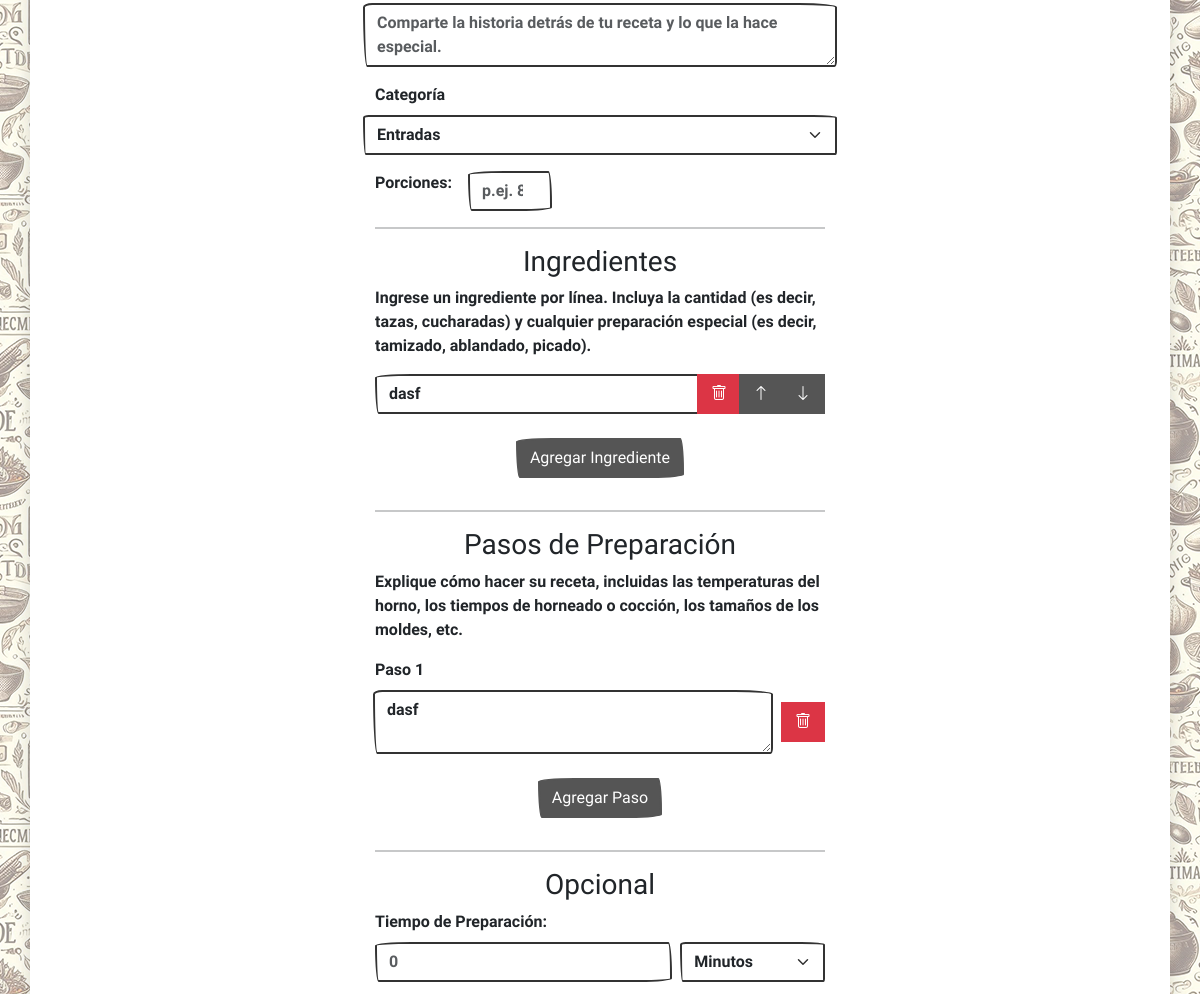
The page /recipe/2 (signed in, middle part) on the database as committed earlier.
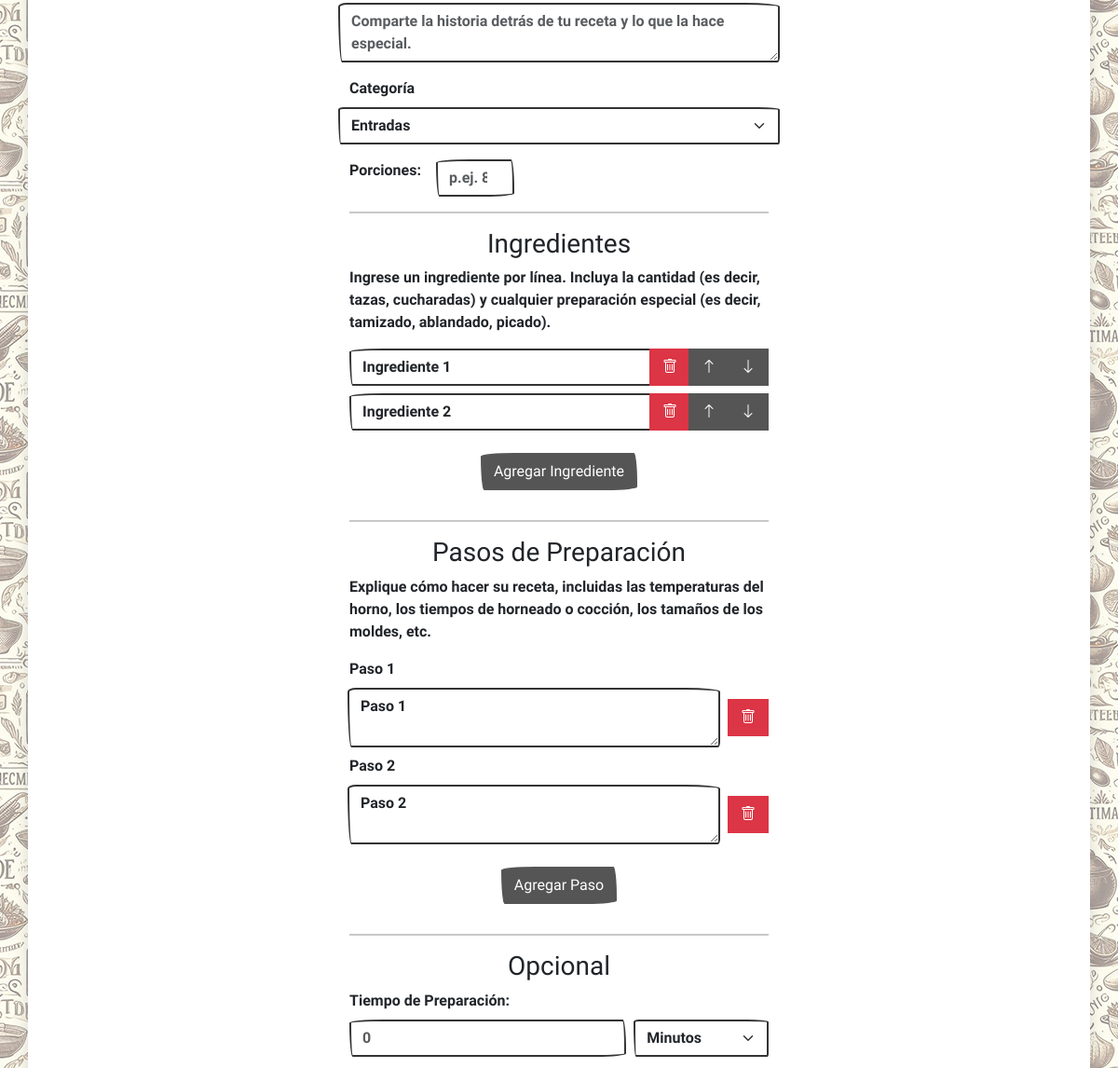
The same page on the database as committed later.
### app/models/ingredients.py (models this page shows)
class Ingredient(db.Model):
    __tablename__ = "ingredients"
    id = db.Column(db.Integer, primary_key=True)
    description = db.Column(db.String(50), nullable=False)
    recipe_id = db.Column(db.Integer, db.ForeignKey("recipes.id"),
                          nullable=False)
    recipe = db.relationship("Recipe", back_populates="recipes")

### app/models/steps.py (models this page shows)
class Step(db.Model):
    __tablename__ = "steps"
    id = db.Column(db.Integer, primary_key=True)
    description = db.Column(db.Text, nullable=False)
    order_num = db.Column(db.Integer, nullable=False)
    recipe_id = db.Column(db.Integer, db.ForeignKey("recipes.id"),
                          nullable=False)
    recipe = db.relationship("Recipe", back_populates="recipes")

### app/routes/main.py (the view, shortened to what this page needs)
@main.route("/recipe/<int:recipe_id>", methods=["GET", "POST"])
@main.route("/recipe/new", methods=["GET", "POST"])
@login_required
def add_edit_recipe(recipe_id=None):
    if recipe_id:
        recipe = get_recipe(recipe_id)
        if recipe is None:
            flash("Receta no encontrada", "error")
            return redirect(url_for("main.index"))
    else:
        recipe = None
    categories = get_categories()
    return render_template("recipe-form.html", recipe=recipe, categories=categories)

### app/utils/database.py (called while the page is built)
def get_categories() -> list[str]:
    result = db.session.execute(text("SELECT * FROM categories;"))
    categories = [{"id": category[0], "name": category[1], "image_url": category[2]}
                  for category in result.fetchall()]
    return categories

### app/utils/helpers.py (called while the page is built)
def login_required(f):
    @wraps(f)
    def decorated_function(*args, **kwargs):
        if session.get("user_id") is None:
            return redirect("/login")
        return f(*args, **kwargs)
    return decorated_function

### app/templates/recipe-form.html (shortened to what this page needs)
{% extends "base.html" %}
{% block main %}
<div class="container d-flex justify-content-center">
  <form id="recipeForm" method="POST" enctype="multipart/form-data" class="justify-self-center needs-validation"
    novalidate>
    <div class="row mb-3 text-start">
      <textarea class="form-control" id="description" name="description"
        placeholder="Comparte la historia detrás de tu receta y lo que la hace especial.">{{ recipe.description if
        recipe else '' }}</textarea>
    </div>
    <div class="row mb-3 text-start">
      <label for="category" class="form-label">Categoría</label>
      <select class="form-select" id="category" name="category" required>
        {% for category in categories %}
        <option value="{{ category.id }}" data-image-url="{{ category.image_url }}" {% if recipe and
          recipe.category_id==category.id %}selected{% endif %}>
          {{ category.name }}
        </option>
        {% endfor %}
      </select>
    </div>
    <div class="mb-3">
      <div class="col-8 col-sm-6 d-flex text-start">
        <label for="servings" class="form-label me-3">Porciones:</label>
        <input type="number" class="form-control me-5" id="servings" name="servings"
          value="{{ recipe.servings if recipe else '' }}" min="1" placeholder="p.ej. 8">
      </div>
    </div>
    <hr>
    <h3>Ingredientes</h3>
    <p class="text-start">
      Ingrese un ingrediente por línea. Incluya la cantidad (es decir, tazas, cucharadas) y cualquier preparación
      especial (es decir, tamizado, ablandado, picado).
    </p>
    <div id="ingredientsList">
      {% if recipe and recipe.ingredients %}
      {% for ingredient in recipe.ingredients %}
      <div class="input-group mb-2 text-start">
        <input type="text" class="form-control" name="ingredients[]" value="{{ ingredient }}" required>
        <button type="button" class="btn btn-danger remove-item"><i class="bi bi-trash"></i></button>
        <button type="button" class="btn btn-secondary move-up"><i class="bi bi-arrow-up"></i></button>
        <button type="button" class="btn btn-secondary move-down"><i class="bi bi-arrow-down"></i></button>
      </div>
      {% endfor %}
      {% endif %}
    </div>
    <button type="button" id="addIngredient" class="btn btn-secondary my-3">Agregar Ingrediente</button>
    <hr>
    <h3>Pasos de Preparación</h3>
    <p class="text-start">
      Explique cómo hacer su receta, incluidas las temperaturas del horno, los tiempos de horneado o cocción, los
      tamaños de los moldes, etc.
    </p>
    <div id="stepsList">
      {% if recipe and recipe.steps %}
      {% for step in recipe.steps %}
      <div class="input-group mb-2 text-start">
        <label for="steps[]" class="form-label w-100">Paso {{ loop.index }}</label>
        <textarea class="form-control" name="steps[]" required>{{ step }}</textarea>
        <button type="button" class="btn btn-danger remove-item ms-2 my-auto"><i class="bi bi-trash"></i></button>
      </div>
      {% endfor %}
      {% endif %}
    </div>
    <button type="button" id="addStep" class="btn btn-secondary my-3">Agregar Paso</button>
    <hr>
    <h3>Opcional</h3>
    <div class="row mb-3 gx-2 text-start">
      <label for="prep_time" class="form-label">Tiempo de Preparación:</label>
      <div class="col-8">
        <input type="number" class="form-control" id="prep_time" name="prep_time"
          value="{{ recipe.prep_time if recipe else '' }}" min="0" placeholder="0">
      </div>
      <div class="col d-flex">
        <select class="form-select" id="prep_time_unit" name="prep_time_unit">
          <option value="minutos" {% if recipe and recipe.prep_time_unit=='minutos' %}selected{% endif %}>Minutos
          </option>
        </select>
      </div>
    </div>
  </form>
</div>
{% endblock %}

Rows that differ between the two databases and show on the page:
changed Ingredient: description "dasf" → "Ingrediente 1"
added Ingredient: description "Ingrediente 2"
changed Step: description "dasf" → "Paso 1"
added Step: description "Paso 2"
